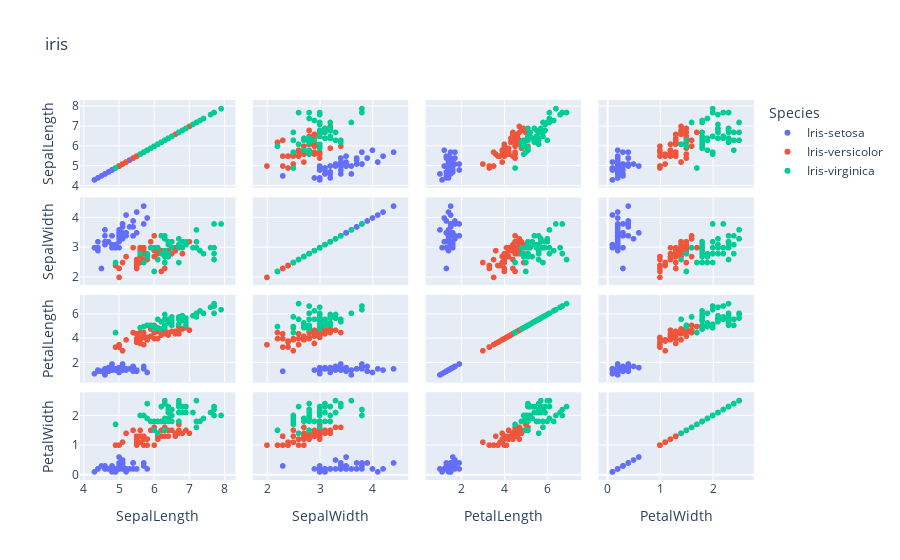

Notebook code cell kept with this figure:
### Code cell
px.scatter_matrix(iris, color= 'Species', title = 'iris', dimensions = ['SepalLength','SepalWidth','PetalLength','PetalWidth'])

### Figure 1 — Plotly figure (JSON) as saved in the notebook; plotly's stock layout.template omitted (floating-point values rounded to 4 significant figures)
{"data": [{"dimensions": [{"axis": {"matches": true}, "label": "SepalLength", "values": [5.1, 4.9, 4.7, 4.6, 5, 5.4, 4.6, 5, 4.4, 4.9, 5.4, 4.8, 4.8, 4.3, 5.8, 5.7, 5.4, 5.1, 5.7, 5.1, 5.4, 5.1, 4.6, 5.1, 4.8, 5, 5, 5.2, 5.2, 4.7, 4.8, 5.4, 5.2, 5.5, 4.9, 5, 5.5, 4.9, 4.4, 5.1, 5, 4.5, 4.4, 5, 5.1, 4.8, 5.1, 4.6, 5.3, 5]}, {"axis": {"matches": true}, "label": "SepalWidth", "values": [3.5, 3, 3.2, 3.1, 3.6, 3.9, 3.4, 3.4, 2.9, 3.1, 3.7, 3.4, 3, 3, 4, 4.4, 3.9, 3.5, 3.8, 3.8, 3.4, 3.7, 3.6, 3.3, 3.4, 3, 3.4, 3.5, 3.4, 3.2, 3.1, 3.4, 4.1, 4.2, 3.1, 3.2, 3.5, 3.1, 3, 3.4, 3.5, 2.3, 3.2, 3.5, 3.8, 3, 3.8, 3.2, 3.7, 3.3]}, {"axis": {"matches": true}, "label": "PetalLength", "values": [1.4, 1.4, 1.3, 1.5, 1.4, 1.7, 1.4, 1.5, 1.4, 1.5, 1.5, 1.6, 1.4, 1.1, 1.2, 1.5, 1.3, 1.4, 1.7, 1.5, 1.7, 1.5, 1, 1.7, 1.9, 1.6, 1.6, 1.5, 1.4, 1.6, 1.6, 1.5, 1.5, 1.4, 1.5, 1.2, 1.3, 1.5, 1.3, 1.5, 1.3, 1.3, 1.3, 1.6, 1.9, 1.4, 1.6, 1.4, 1.5, 1.4]}, {"axis": {"matches": true}, "label": "PetalWidth", "values": [0.2, 0.2, 0.2, 0.2, 0.2, 0.4, 0.3, 0.2, 0.2, 0.1, 0.2, 0.2, 0.1, 0.1, 0.2, 0.4, 0.4, 0.3, 0.3, 0.3, 0.2, 0.4, 0.2, 0.5, 0.2, 0.2, 0.4, 0.2, 0.2, 0.2, 0.2, 0.4, 0.1, 0.2, 0.1, 0.2, 0.2, 0.1, 0.2, 0.2, 0.3, 0.3, 0.2, 0.6, 0.4, 0.3, 0.2, 0.2, 0.2, 0.2]}], "hovertemplate": "Species=Iris-setosa<br>%{xaxis.title.text}=%{x}<br>%{yaxis.title.text}=%{y}<extra></extra>", "legendgroup": "Iris-setosa", "marker": {"color": "#636efa", "symbol": "circle"}, "name": "Iris-setosa", "showlegend": true, "type": "splom"}, {"dimensions": [{"axis": {"matches": true}, "label": "SepalLength", "values": [7, 6.4, 6.9, 5.5, 6.5, 5.7, 6.3, 4.9, 6.6, 5.2, 5, 5.9, 6, 6.1, 5.6, 6.7, 5.6, 5.8, 6.2, 5.6, 5.9, 6.1, 6.3, 6.1, 6.4, 6.6, 6.8, 6.7, 6, 5.7, 5.5, 5.5, 5.8, 6, 5.4, 6, 6.7, 6.3, 5.6, 5.5, 5.5, 6.1, 5.8, 5, 5.6, 5.7, 5.7, 6.2, 5.1, 5.7]}, {"axis": {"matches": true}, "label": "SepalWidth", "values": [3.2, 3.2, 3.1, 2.3, 2.8, 2.8, 3.3, 2.4, 2.9, 2.7, 2, 3, 2.2, 2.9, 2.9, 3.1, 3, 2.7, 2.2, 2.5, 3.2, 2.8, 2.5, 2.8, 2.9, 3, 2.8, 3, 2.9, 2.6, 2.4, 2.4, 2.7, 2.7, 3, 3.4, 3.1, 2.3, 3, 2.5, 2.6, 3, 2.6, 2.3, 2.7, 3, 2.9, 2.9, 2.5, 2.8]}, {"axis": {"matches": true}, "label": "PetalLength", "values": [4.7, 4.5, 4.9, 4, 4.6, 4.5, 4.7, 3.3, 4.6, 3.9, 3.5, 4.2, 4, 4.7, 3.6, 4.4, 4.5, 4.1, 4.5, 3.9, 4.8, 4, 4.9, 4.7, 4.3, 4.4, 4.8, 5, 4.5, 3.5, 3.8, 3.7, 3.9, 5.1, 4.5, 4.5, 4.7, 4.4, 4.1, 4, 4.4, 4.6, 4, 3.3, 4.2, 4.2, 4.2, 4.3, 3, 4.1]}, {"axis": {"matches": true}, "label": "PetalWidth", "values": [1.4, 1.5, 1.5, 1.3, 1.5, 1.3, 1.6, 1, 1.3, 1.4, 1, 1.5, 1, 1.4, 1.3, 1.4, 1.5, 1, 1.5, 1.1, 1.8, 1.3, 1.5, 1.2, 1.3, 1.4, 1.4, 1.7, 1.5, 1, 1.1, 1, 1.2, 1.6, 1.5, 1.6, 1.5, 1.3, 1.3, 1.3, 1.2, 1.4, 1.2, 1, 1.3, 1.2, 1.3, 1.3, 1.1, 1.3]}], "hovertemplate": "Species=Iris-versicolor<br>%{xaxis.title.text}=%{x}<br>%{yaxis.title.text}=%{y}<extra></extra>", "legendgroup": "Iris-versicolor", "marker": {"color": "#EF553B", "symbol": "circle"}, "name": "Iris-versicolor", "showlegend": true, "type": "splom"}, {"dimensions": [{"axis": {"matches": true}, "label": "SepalLength", "values": [6.3, 5.8, 7.1, 6.3, 6.5, 7.6, 4.9, 7.3, 6.7, 7.2, 6.5, 6.4, 6.8, 5.7, 5.8, 6.4, 6.5, 7.7, 7.7, 6, 6.9, 5.6, 7.7, 6.3, 6.7, 7.2, 6.2, 6.1, 6.4, 7.2, 7.4, 7.9, 6.4, 6.3, 6.1, 7.7, 6.3, 6.4, 6, 6.9, 6.7, 6.9, 5.8, 6.8, 6.7, 6.7, 6.3, 6.5, 6.2, 5.9]}, {"axis": {"matches": true}, "label": "SepalWidth", "values": [3.3, 2.7, 3, 2.9, 3, 3, 2.5, 2.9, 2.5, 3.6, 3.2, 2.7, 3, 2.5, 2.8, 3.2, 3, 3.8, 2.6, 2.2, 3.2, 2.8, 2.8, 2.7, 3.3, 3.2, 2.8, 3, 2.8, 3, 2.8, 3.8, 2.8, 2.8, 2.6, 3, 3.4, 3.1, 3, 3.1, 3.1, 3.1, 2.7, 3.2, 3.3, 3, 2.5, 3, 3.4, 3]}, {"axis": {"matches": true}, "label": "PetalLength", "values": [6, 5.1, 5.9, 5.6, 5.8, 6.6, 4.5, 6.3, 5.8, 6.1, 5.1, 5.3, 5.5, 5, 5.1, 5.3, 5.5, 6.7, 6.9, 5, 5.7, 4.9, 6.7, 4.9, 5.7, 6, 4.8, 4.9, 5.6, 5.8, 6.1, 6.4, 5.6, 5.1, 5.6, 6.1, 5.6, 5.5, 4.8, 5.4, 5.6, 5.1, 5.1, 5.9, 5.7, 5.2, 5, 5.2, 5.4, 5.1]}, {"axis": {"matches": true}, "label": "PetalWidth", "values": [2.5, 1.9, 2.1, 1.8, 2.2, 2.1, 1.7, 1.8, 1.8, 2.5, 2, 1.9, 2.1, 2, 2.4, 2.3, 1.8, 2.2, 2.3, 1.5, 2.3, 2, 2, 1.8, 2.1, 1.8, 1.8, 1.8, 2.1, 1.6, 1.9, 2, 2.2, 1.5, 1.4, 2.3, 2.4, 1.8, 1.8, 2.1, 2.4, 2.3, 1.9, 2.3, 2.5, 2.3, 1.9, 2, 2.3, 1.8]}], "hovertemplate": "Species=Iris-virginica<br>%{xaxis.title.text}=%{x}<br>%{yaxis.title.text}=%{y}<extra></extra>", "legendgroup": "Iris-virginica", "marker": {"color": "#00cc96", "symbol": "circle"}, "name": "Iris-virginica", "showlegend": true, "type": "splom"}], "layout": {"dragmode": "select", "legend": {"title": {"text": "Species"}, "tracegroupgap": 0}, "title": {"text": "iris"}}}
